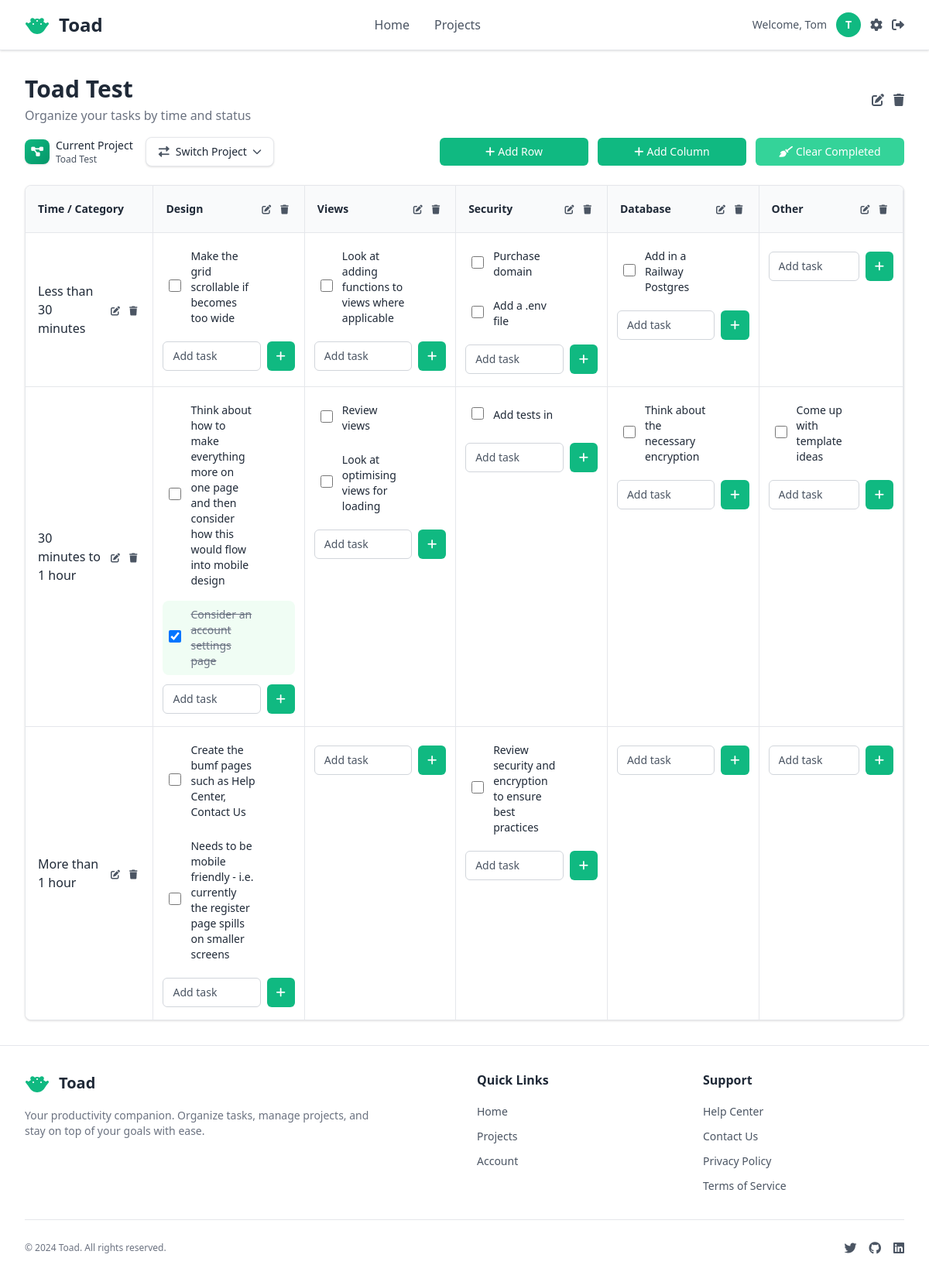
The app's page /projects/1/ (signed in), older data.
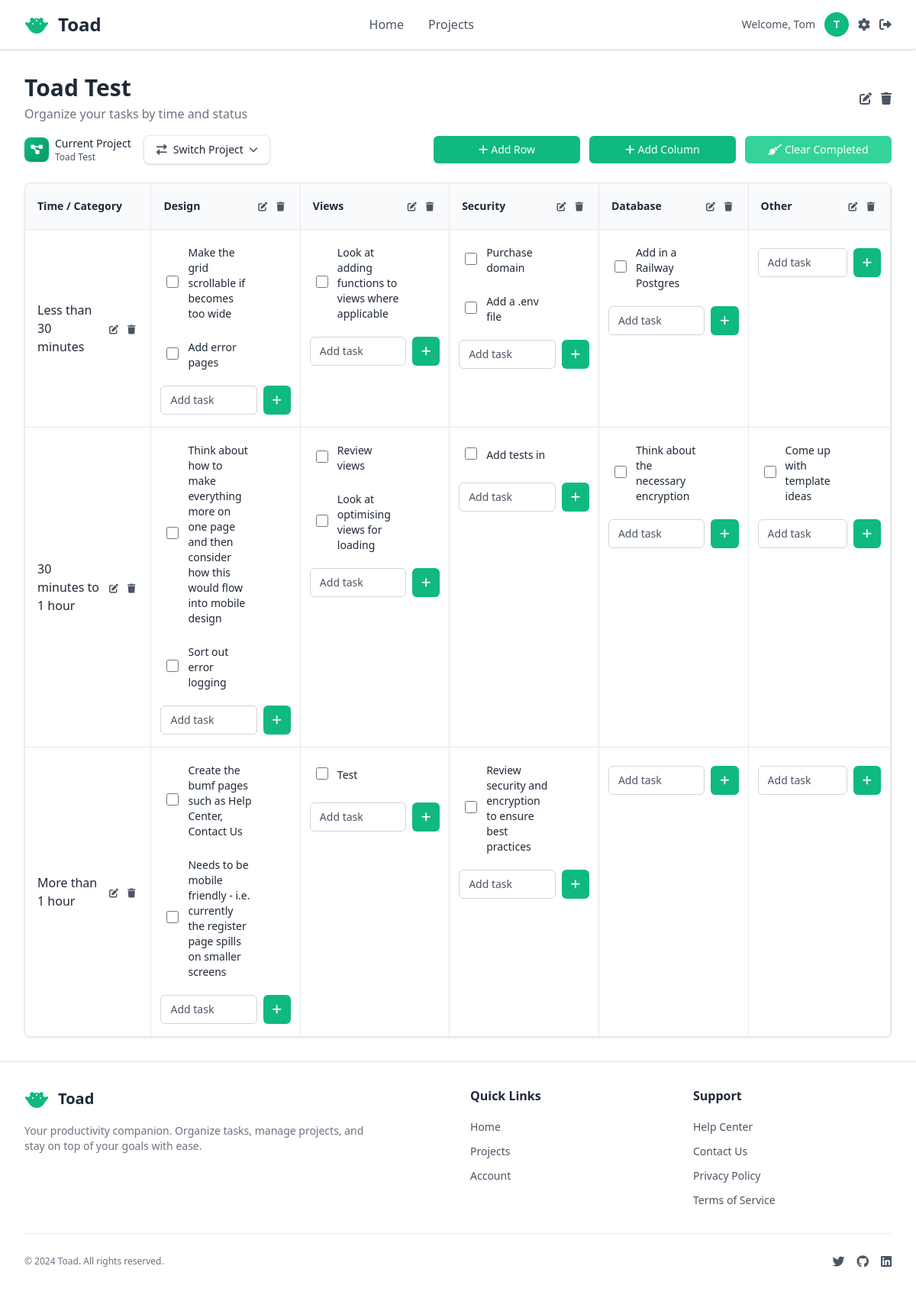
The same page, newer data.
### pages/models.py (models this page shows, shortened)
class ColumnHeader(models.Model):
    project = models.ForeignKey(Project, on_delete=models.CASCADE, related_name='column_headers')
    name = models.CharField(max_length=100)
    is_category_column = models.BooleanField(default=False) # To identify the first "Time / Category" like column
    order = models.PositiveIntegerField(default=0) # For maintaining column order
    created_at = models.DateTimeField(auto_now_add=True)
    updated_at = models.DateTimeField(auto_now=True)
    class Meta:
        ordering = ['order', 'created_at']

class RowHeader(models.Model):
    project = models.ForeignKey(Project, on_delete=models.CASCADE, related_name='row_headers')
    name = models.CharField(max_length=100)
    order = models.PositiveIntegerField(default=0) # For maintaining row order
    created_at = models.DateTimeField(auto_now_add=True)
    updated_at = models.DateTimeField(auto_now=True)
    class Meta:
        ordering = ['order', 'created_at']

class Task(models.Model):
    project = models.ForeignKey(Project, on_delete=models.CASCADE, related_name='tasks')
    row_header = models.ForeignKey(RowHeader, on_delete=models.CASCADE, related_name='tasks')
    column_header = models.ForeignKey(ColumnHeader, on_delete=models.CASCADE, related_name='tasks')
    text = models.TextField(blank=False, null=False, help_text='Enter the task description')
    completed = models.BooleanField(default=False)
    created_at = models.DateTimeField(auto_now_add=True)
    updated_at = models.DateTimeField(auto_now=True)
    class Meta:
        ordering = ['created_at']

### pages/views.py (the view)
# urls.py: path('projects/<int:pk>/', views.project_grid_view, name='project_grid'),
@login_required
def project_grid_view(request, pk):
    project = get_object_or_404(Project, pk=pk, user=request.user)
    row_headers = project.row_headers.all().order_by('order')
    column_headers = list(project.column_headers.filter(is_category_column=True)) + \
                     list(project.column_headers.filter(is_category_column=False).order_by('order'))
    tasks_by_cell = {}
    all_tasks = project.tasks.all().select_related('row_header', 'column_header')
    for task in all_tasks:
        cell_key = f"{task.row_header_id}_{task.column_header_id}"
        if cell_key not in tasks_by_cell:
            tasks_by_cell[cell_key] = []
        tasks_by_cell[cell_key].append(task)
    row_form = RowHeaderForm()
    column_form = ColumnHeaderForm()
    context = {
        'project': project,
        'row_headers': row_headers,
        'column_headers': column_headers,
        'tasks_by_cell': tasks_by_cell,
        'projects': Project.objects.filter(user=request.user),
        'quick_task_form': QuickTaskForm(),
        'row_form': row_form,
        'column_form': column_form,
    }
    return render(request, 'pages/grid/project_grid.html', context)

### pages/forms.py
class QuickTaskForm(forms.ModelForm):
    class Meta:
        model = Task
        fields = ['text']
        widgets = {
            'text': forms.TextInput(attrs={
                'class': 'w-full px-3 py-2 border border-[var(--inline-input-border)] rounded-md text-sm placeholder-[var(--text-secondary)] focus:outline-none focus:ring-1 focus:ring-[var(--primary-action-bg)] focus:border-[var(--primary-action-bg)] text-[var(--text-primary)]',
                'placeholder': 'Add task',
                'required': True,
                'name': 'text',
            }),
        }
    def __init__(self, *args, **kwargs):
        super().__init__(*args, **kwargs)
        self.fields['text'].required = True
        self.fields['text'].strip = True

### accounts/models.py (called while the page is built)
    def get_short_name(self):
        return self.first_name

### pages/templatetags/custom_filters.py (called while the page is built)
@register.filter
def get_item(dictionary, key):
    if dictionary is None:
        return []
    result = dictionary.get(key, [])
    return result if result is not None else []

@register.filter
def cell_key(row_pk, col_pk):
    return f"{row_pk}_{col_pk}"

### pages/templates/pages/grid/project_grid.html (shortened to what the changed rows need)
{% extends "pages/layout.html" %}
{% load custom_filters %}
{% load static %}
{% block content %}
<div class="mb-6">
    <div class="flex items-center justify-between mb-4">
        <div>
            <h1 class="text-3xl font-bold text-[var(--title-text)]">{{ project.name }}</h1>
        </div>
    </div>
</div>
<div class="bg-[var(--container-bg)] rounded-lg shadow-sm border border-[var(--border-color)] overflow-hidden">
    <div class="overflow-x-auto">
        <table class="w-full border-collapse min-w-[800px]">
            <colgroup>
            </colgroup>
            <thead>
                <tr>
                    {% for col_header in column_headers %}
                    <th class="p-4 border-b border-r border-[var(--border-color)] text-left text-sm font-semibold whitespace-nowrap bg-[var(--grid-header-bg)] w-64 {% if col_header.is_category_column %}sticky left-0 z-20{% endif %}">
                        <div class="flex items-center justify-between">
                            <span class="text-[var(--title-text)] truncate">{{ col_header.name }}</span>
                            {% if not col_header.is_category_column %}
                                <div class="flex space-x-1 ml-2">
                                    <button type="button"
                                            class="p-1 rounded hover:bg-[var(--container-bg)] transition-colors"
                                            title="Edit column"
                                            hx-get="{% url 'pages:column_edit' project_pk=project.pk col_pk=col_header.pk %}"
                                            hx-target="#modal-content"
                                            hx-trigger="click"
                                            _="on click trigger openModal">
                                        <i class="fas fa-edit text-xs text-[var(--text-secondary)] hover:text-[var(--primary-action-bg)]"></i>
                                    </button>
                                    <button type="button"
                                            class="p-1 rounded hover:bg-[var(--container-bg)] transition-colors"
                                            title="Delete column"
                                            hx-get="{% url 'pages:column_delete' project_pk=project.pk col_pk=col_header.pk %}"
                                            hx-target="#modal-content"
                                            hx-trigger="click"
                                            _="on click trigger openModal">
                                        <i class="fas fa-trash text-xs text-[var(--text-secondary)] hover:text-[var(--delete-button-bg)]"></i>
                                    </button>
                                </div>
                            {% endif %}
                        </div>
                    </th>
                    {% endfor %}
                </tr>
            </thead>
            <tbody>
                {% for row_h in row_headers %}
                <tr class="{% if not forloop.last %}border-b border-[var(--border-color)]{% endif %}">
                    <td class="p-4 border-r border-[var(--border-color)] font-medium text-[var(--text-primary)] sticky left-0 z-10 bg-[var(--container-bg)] w-64">
                        <div class="flex items-center justify-between">
                            <span>{{ row_h.name }}</span>
                            <div class="flex space-x-1 ml-2">
                                <button type="button"
                                        class="p-1 rounded hover:bg-[var(--grid-header-bg)] transition-colors"
                                        title="Edit row"
                                        hx-get="{% url 'pages:row_edit' project_pk=project.pk row_pk=row_h.pk %}"
                                        hx-target="#modal-content"
                                        hx-trigger="click"
                                        _="on click trigger openModal">
                                    <i class="fas fa-edit text-xs text-[var(--text-secondary)] hover:text-[var(--primary-action-bg)]"></i>
                                </button>
                                <button type="button"
                                        class="p-1 rounded hover:bg-[var(--grid-header-bg)] transition-colors"
                                        title="Delete row"
                                        hx-get="{% url 'pages:row_delete' project_pk=project.pk row_pk=row_h.pk %}"
                                        hx-target="#modal-content"
                                        hx-trigger="click"
                                        _="on click trigger openModal">
                                    <i class="fas fa-trash text-xs text-[var(--text-secondary)] hover:text-[var(--delete-button-bg)]"></i>
                                </button>
                            </div>
                        </div>
                    </td>
                    {% for col_h in column_headers %}
                        {% if not col_h.is_category_column %}
                        <td class="p-3 border-r border-[var(--border-color)] align-top w-64">
                            <div class="space-y-2 mb-3 w-full" data-row="{{ row_h.pk }}" data-col="{{ col_h.pk }}" id="tasks-{{ row_h.pk }}-{{ col_h.pk }}">
                                {% with cell_key=row_h.pk|cell_key:col_h.pk %}
                                    {% for task in tasks_by_cell|get_item:cell_key %}
                                        {% include 'pages/grid/actions_in_page/task_item.html' with task=task %}
                                    {% endfor %}
                                {% endwith %}
                            </div>
                            <form method="post"
                                  action="{% url 'pages:task_create' project_pk=project.pk row_pk=row_h.pk col_pk=col_h.pk %}"
                                  class="task-form"
                                  hx-post="{% url 'pages:task_create' project_pk=project.pk row_pk=row_h.pk col_pk=col_h.pk %}"
                                  hx-swap="beforeend"
                                  hx-target="#tasks-{{ row_h.pk }}-{{ col_h.pk }}"
                                  _="on htmx:afterRequest(detail)
                                     if detail.successful
                                       set input to closest <form/> querySelector('input[name=text]')
                                       set input.value to ''
                                       call input.focus()
                                       remove .opacity-50 from closest <form/>
                                     end
                                     on htmx:beforeRequest
                                       add .opacity-50 to closest <form/>
                                     on htmx:afterRequest(detail)
                                       if detail.successful
                                         set errorDiv to closest <form/> querySelector('.error-message')
                                         set errorDiv.innerHTML to ''
                                       else
                                         set errorDiv to closest <form/> querySelector('.error-message')
                                         set errorDiv.innerHTML to detail.xhr.response
                                       end
                                       remove .opacity-50 from closest <form/>">
                                <div class="flex space-x-2 relative">
                                    {{ quick_task_form.text }}
                                    <button type="submit" class="px-3 py-2 bg-[var(--primary-action-bg)] text-[var(--primary-action-text)] rounded-md text-sm hover:bg-[var(--primary-action-hover-bg)] transition-colors relative">
                                        <i class="fas fa-plus"></i>
                                    </button>
                                </div>
                            </form>
                        </td>
                        {% endif %}
                    {% endfor %}
                </tr>
                {% endfor %}
            </tbody>
        </table>
    </div>
</div>
{% endblock %}

### pages/templates/pages/grid/actions_in_page/task_item.html (shortened to what this page needs)
{% load static %}
<div class="group flex items-center justify-between w-full p-2 rounded-lg hover:bg-[var(--grid-header-bg)] transition-all duration-200 {% if task.completed %}bg-green-50{% endif %}"
     data-task-id="{{ task.id }}"
     id="task-{{ task.id }}">
    <div class="flex items-center space-x-3 min-w-0 flex-1">
        <form method="POST"
              action="{% url 'pages:task_toggle_complete' task.pk %}"
              class="flex-shrink-0"
              hx-post="{% url 'pages:task_toggle_complete' task.pk %}"
              hx-swap="none"
              hx-trigger="change"
              _="on htmx:afterRequest(detail)
                 if detail.successful
                   set response to JSON.parse(detail.xhr.response)
                   if response.completed
                     add .bg-green-50 to #task-{{ task.id }}
                     add .line-through to #task-text-{{ task.id }}
                     add .text-gray-500 to #task-text-{{ task.id }}
                   else
                     remove .bg-green-50 from #task-{{ task.id }}
                     remove .line-through from #task-text-{{ task.id }}
                     remove .text-gray-500 from #task-text-{{ task.id }}
                   end
                 end">
            <input type="checkbox"
                   name="completed"
                   {% if task.completed %}checked{% endif %}
                   class="w-4 h-4 rounded border-gray-300 text-[var(--primary-action-bg)] focus:ring-[var(--primary-action-bg)] cursor-pointer">
        </form>
        <p id="task-text-{{ task.id }}" class="text-sm text-[var(--text-primary)] {% if task.completed %}line-through text-gray-500{% endif %}">{{ task.text }}</p>
    </div>
</div>

Row changes from the older to the newer data that the page shows:
removed Task: completed "☑", text "Consider an account settings page", shown under ColumnHeader "Design"
added Task: text "Add error pages", shown under ColumnHeader "Design"
added Task: text "Sort out error logging", shown under ColumnHeader "Design"
added Task: text "Test", shown under ColumnHeader "Views"
